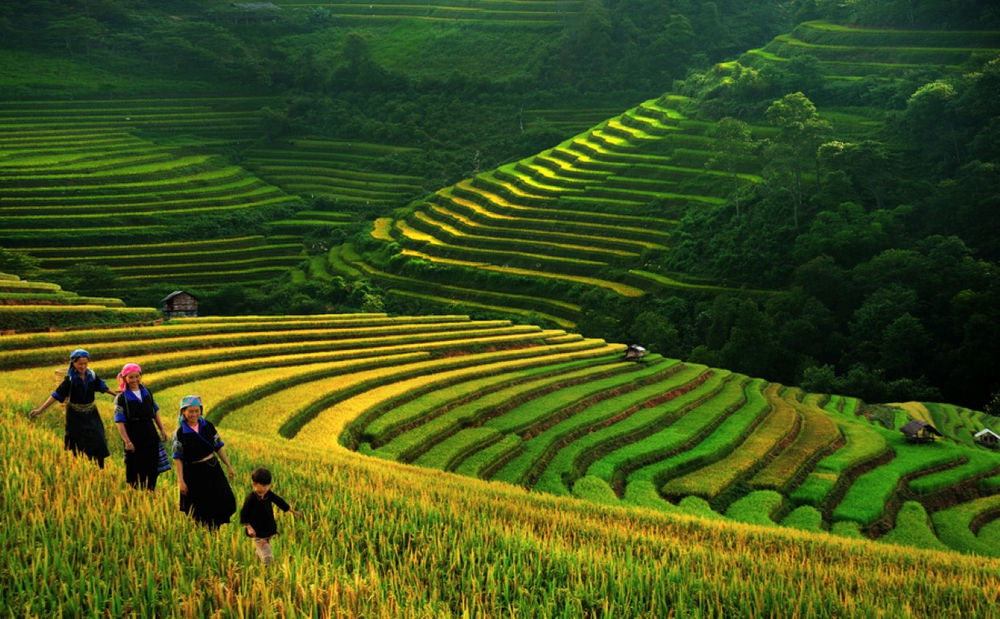
#> input picture 02/02/GreenVietnam.png, 1000 x 619 px, shrunk from 1241 x 768 before the run
$ jupyter execute Lab02.ipynb
#> lines starting #> are read from the running program, lines starting #| are printed output that depends on the picture
[cell 1]
import numpy as np
import cv2
import matplotlib.pyplot as plt

# Đề bài 1

## Bài 1

[cell 2]
I = cv2.imread("GreenVietnam.png")
#> I is the input picture: shape (619, 1000, 3); mean B, G, R 25.8, 82.2, 64.9
I = cv2.cvtColor(I, cv2.COLOR_BGR2RGB)
plt.imshow(I)

[cell 3]
kernel = np.asarray([[0, -1, 0], [-1, 5, -1], [0, -1, 0]])
print(kernel)

[cell 4]
# 1.1 S = I * kernel với * là phép toán tích chập
def convolution(image, kernel):
    image = image
    kernel = kernel
    k_h, k_w = kernel.shape
    pad = (k_h - 1) // 2
    image_padded = np.zeros((image.shape[0] + (k_h - 1), image.shape[1] + (k_w - 1)))
    image_padded[1:-1, 1:-1] = image
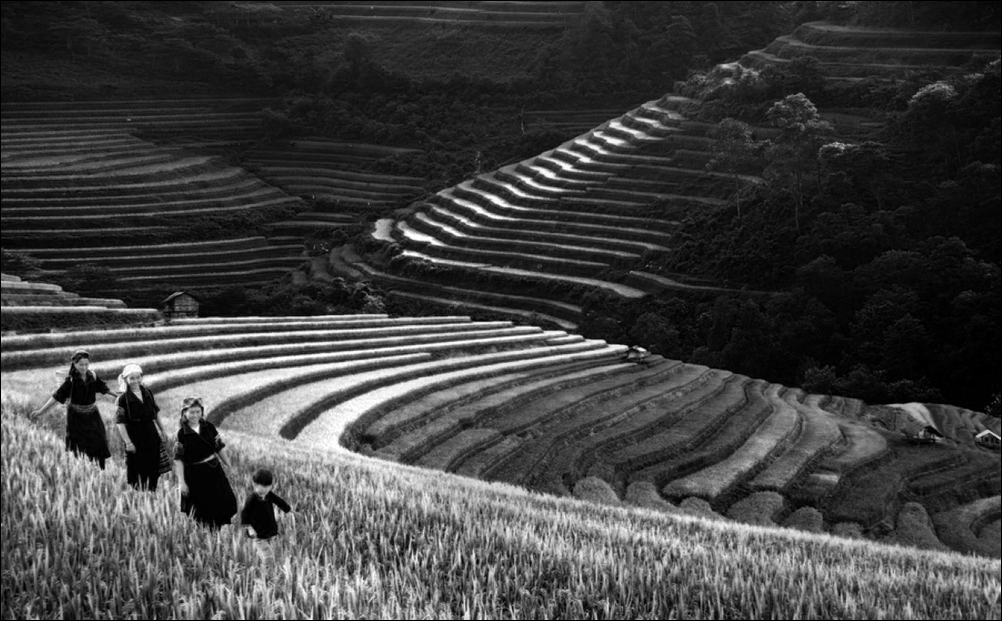
#> image_padded: shape (621, 1002) float64; min 0, max 255, mean 64.6
    out = np.zeros_like(image)
    for y in range(pad, image.shape[0] + pad):
        for x in range(pad, image.shape[1] + pad):
            out[y - pad, x - pad] = (kernel * image_padded[y - pad:y + pad + 1, x - pad:x + pad + 1]).sum()
            out[y - pad, x - pad] = np.clip(out[y - pad, x - pad], 0, 255)
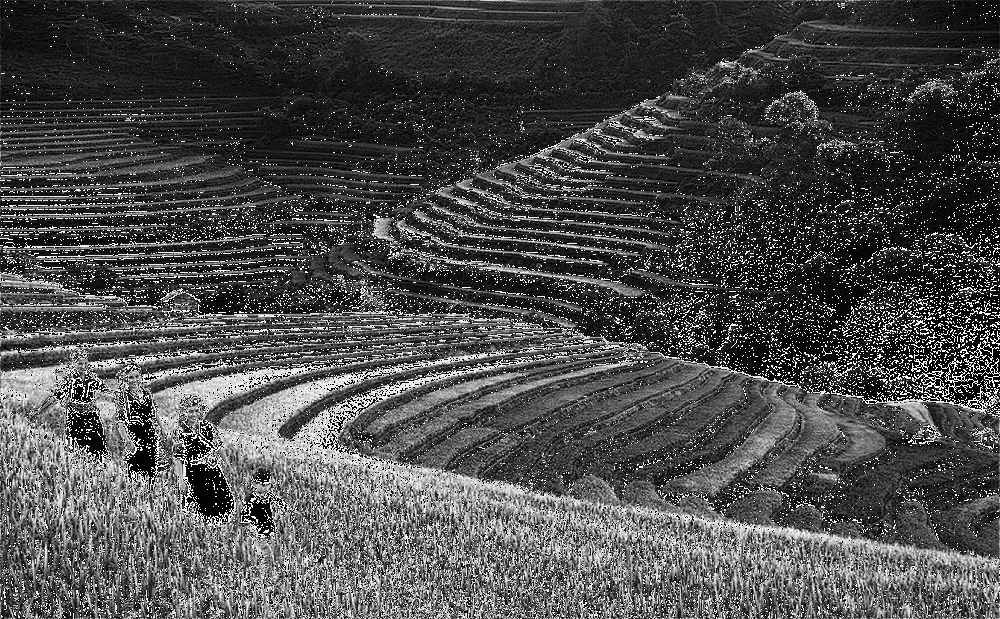
#> out: shape (619, 1000); min 0, max 255, mean 76.3

    return out

Sr = convolution(I[:, :, 0], kernel)
Sg = convolution(I[:, :, 1], kernel)
#> after the loop in convolution (call 2), `for y in range(pad, image.shape[0] + pad):`:
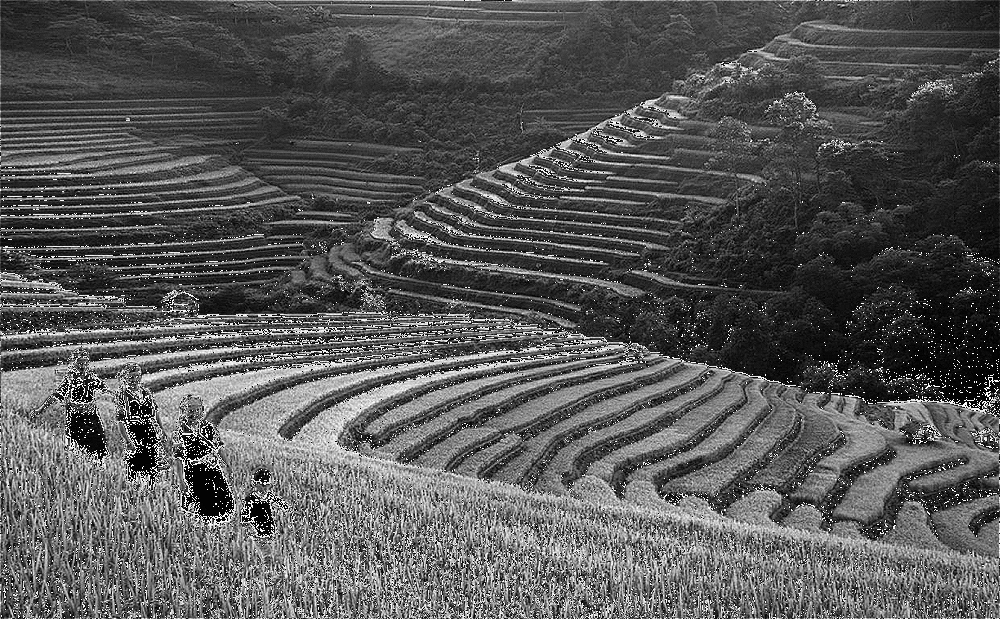
#> out: shape (619, 1000); min 0, max 255, mean 87.2
Sb = convolution(I[:, :, 2], kernel)
#> in convolution (call 3), `image = image`:
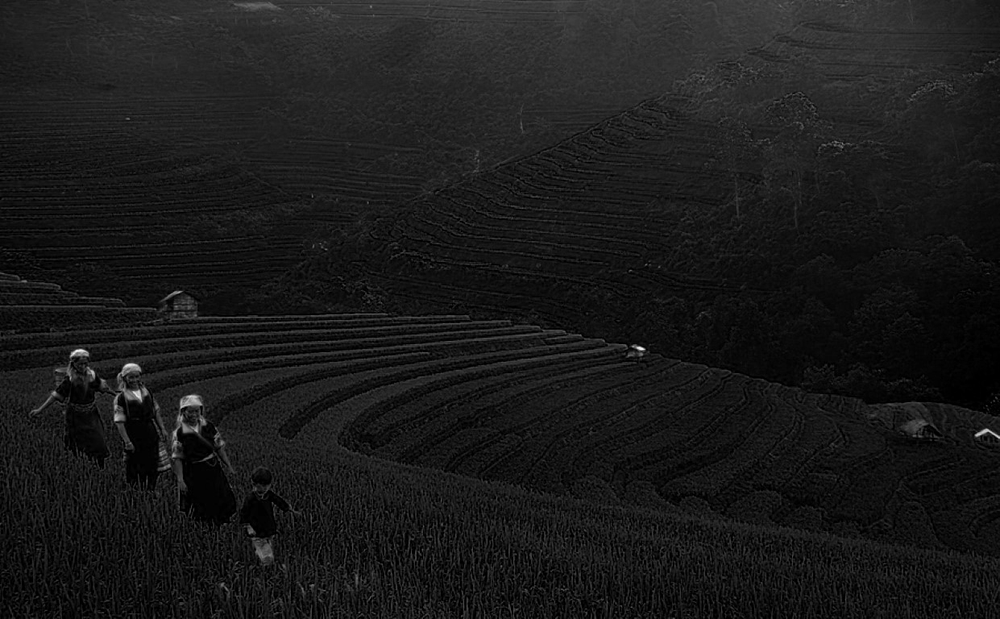
#> image: shape (619, 1000); min 0, max 241, mean 25.8
#> after the loop in convolution (call 3), `for y in range(pad, image.shape[0] + pad):`:
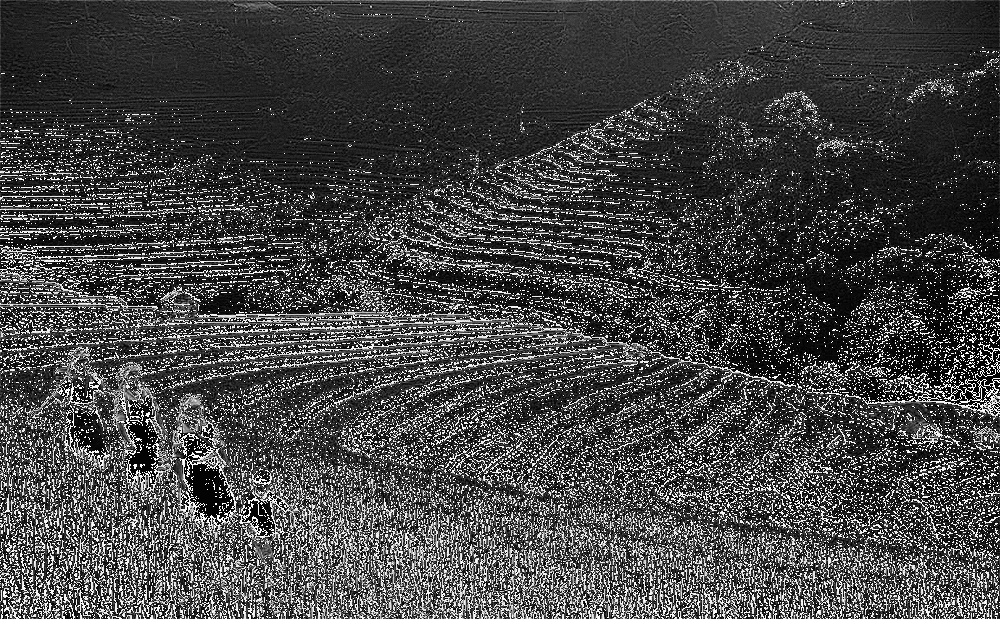
#> out: shape (619, 1000); min 0, max 255, mean 69.6

[cell 5]
# 1,2 Sb = Sb + Ib
# 1.3
Sr = Sr.astype('uint8')
Sg = Sg.astype('uint8')
Sb = Sb.astype('uint8')

S = np.stack([Sr, Sg, Sb], axis=2)
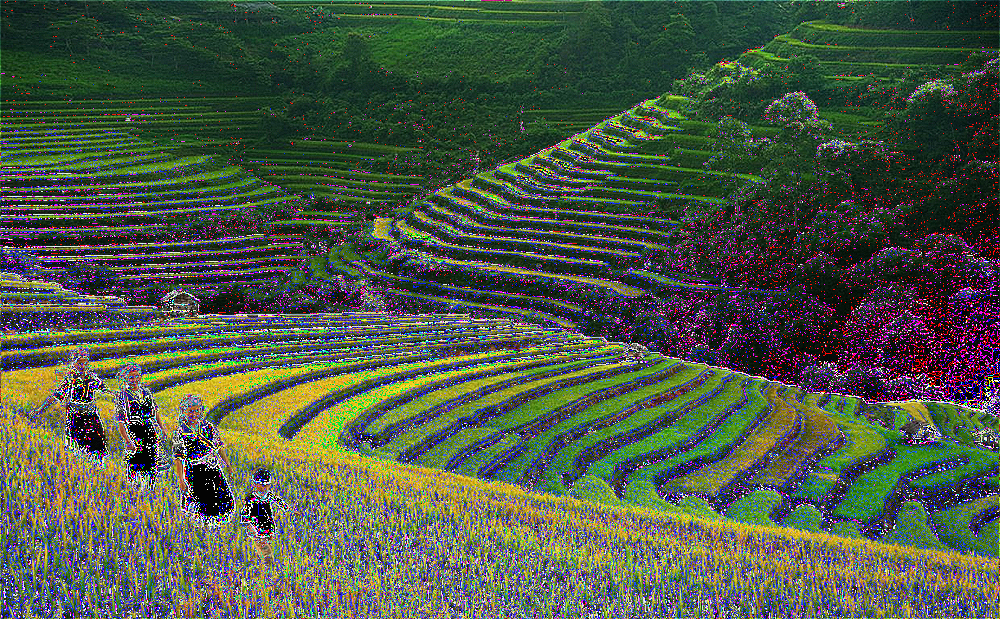
#> S: shape (619, 1000, 3); mean R, G, B 76.3, 87.2, 69.6
S = np.clip(S + I, 0, 255)
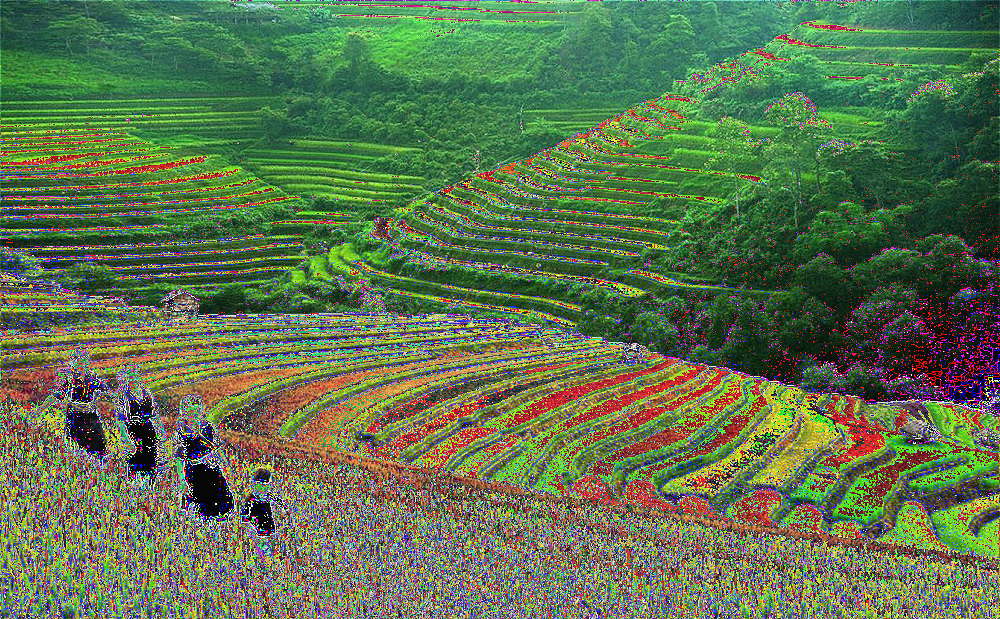
#> S: shape (619, 1000, 3); mean R, G, B 93.5, 115.3, 78.6
plt.imshow(S)
